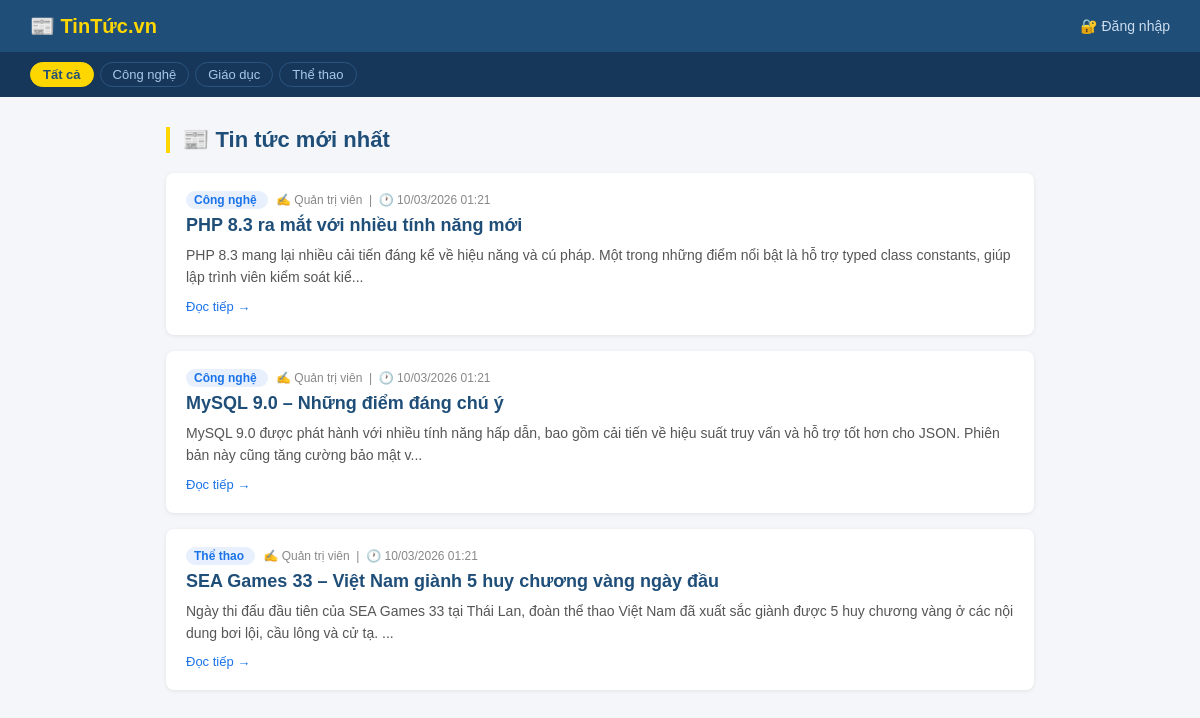
Screenshot of /lab03/news/index.php with the database file from the repository.
### tables this page shows
CREATE TABLE categories (
    id          INT AUTO_INCREMENT PRIMARY KEY,
    name        VARCHAR(100) NOT NULL,
    slug        VARCHAR(100) NOT NULL UNIQUE,
    description TEXT         DEFAULT NULL,
    created_at  TIMESTAMP    DEFAULT CURRENT_TIMESTAMP
);

CREATE TABLE posts (
    id           INT AUTO_INCREMENT PRIMARY KEY,
    category_id  INT          NOT NULL,
    title        VARCHAR(200) NOT NULL,
    slug         VARCHAR(200) NOT NULL UNIQUE,
    content      TEXT         NOT NULL,
    thumbnail    VARCHAR(255) DEFAULT NULL,
    status       ENUM('published','draft') DEFAULT 'draft',
    author_id    INT          NOT NULL,
    created_at   TIMESTAMP    DEFAULT CURRENT_TIMESTAMP,
    updated_at   TIMESTAMP    DEFAULT CURRENT_TIMESTAMP ON UPDATE CURRENT_TIMESTAMP,
    FOREIGN KEY (category_id) REFERENCES categories(id) ON DELETE RESTRICT,
    FOREIGN KEY (author_id)   REFERENCES users(id)      ON DELETE CASCADE
);

CREATE TABLE users (
    id           INT AUTO_INCREMENT PRIMARY KEY,
    username     VARCHAR(50)  NOT NULL UNIQUE,
    password     VARCHAR(255) NOT NULL,
    full_name    VARCHAR(100) DEFAULT NULL,
    email        VARCHAR(100) UNIQUE,
    role         ENUM('admin','user') DEFAULT 'user',
    created_at   TIMESTAMP DEFAULT CURRENT_TIMESTAMP
);

### lab03/functions.php (called while the page is built, shortened)
<?php
require_once __DIR__ . '/db.php';
function e($str) {
    return htmlspecialchars((string)$str, ENT_QUOTES, 'UTF-8');
}
function excerpt($text, $length = 150) {
    $text = strip_tags($text);
    return mb_substr($text, 0, $length) . '...';
}
function db_fetch_all($sql, $types = '', $params = []) {
    global $conn;
    $stmt = $conn->prepare($sql);
    $stmt->execute();
    $rows = $stmt->get_result()->fetch_all(MYSQLI_ASSOC);
    return $rows;
}
function get_all_categories() {
    return db_fetch_all("SELECT * FROM categories ORDER BY id");
}
function get_published_posts() {
    return db_fetch_all(
        "SELECT p.*, c.name AS cat_name, c.slug AS cat_slug, u.full_name AS author_name
         FROM posts p
         JOIN categories c ON p.category_id = c.id
         JOIN users      u ON p.author_id   = u.id
         WHERE p.status = 'published'
         ORDER BY p.created_at DESC"
    );
}

### lab03/news/index.php (the view, shortened to what this page needs)
<?php
require_once '../functions.php';
$categories = get_all_categories();
$posts      = get_published_posts();
?>
<!DOCTYPE html>
<html lang="vi">
<head>
</head>
<body>
<div class="navbar">
    <a class="brand" href="index.php">📰 TinTức.vn</a>
    <div class="right">
        <?php if (isset($_SESSION['user'])): ?>
            <a href="../dashboard.php">🏠 Dashboard</a> |
            <a href="../logout.php">🚪 Đăng xuất</a>
        <?php else: ?>
            <a href="../login.php">🔐 Đăng nhập</a>
        <?php endif; ?>
    </div>
</div>
<div class="cat-nav">
    <a href="index.php" class="active">Tất cả</a>
    <?php foreach ($categories as $cat): ?>
        <a href="category.php?slug=<?= e($cat['slug']) ?>"><?= e($cat['name']) ?></a>
    <?php endforeach; ?>
</div>
<div class="container">
    <h1>📰 Tin tức mới nhất</h1>
    <?php if (empty($posts)): ?>
        <div class="empty">Chưa có bài viết nào được đăng.</div>
    <?php else: ?>
        <?php foreach ($posts as $post): ?>
        <div class="post-card">
            <div class="post-meta">
                <a class="cat-tag" href="category.php?slug=<?= e($post['cat_slug']) ?>">
                    <?= e($post['cat_name']) ?>
                </a>
                ✍️ <?= e($post['author_name']) ?> &nbsp;|&nbsp;
                🕐 <?= date('d/m/Y H:i', strtotime($post['created_at'])) ?>
            </div>
            <h2><a href="detail.php?slug=<?= e($post['slug']) ?>"><?= e($post['title']) ?></a></h2>
            <p><?= e(excerpt($post['content'], 160)) ?></p>
            <a class="read-more" href="detail.php?slug=<?= e($post['slug']) ?>">Đọc tiếp →</a>
        </div>
        <?php endforeach; ?>
    <?php endif; ?>
</div>
</body>
</html>

### lab03/news/index.php (style rules this page uses)
* { box-sizing: border-box; margin: 0; padding: 0; }
body { font-family: Arial, sans-serif; background: #f5f6fa; color: #222; }
.navbar { background: #1F4E79; padding: 14px 30px; display: flex; align-items: center; gap: 20px; }
.navbar .brand { color: #FFD700; font-weight: bold; font-size: 20px; text-decoration: none; }
.navbar a { color: #cde; text-decoration: none; font-size: 14px; }
.navbar .right { margin-left: auto; }
.cat-nav { background: #16375a; padding: 10px 30px; display: flex; gap: 6px; flex-wrap: wrap; }
.cat-nav a { color: #aac8e8; text-decoration: none; font-size: 13px; padding: 4px 12px; border-radius: 14px; border: 1px solid #2a5580; }
.cat-nav a:hover, .cat-nav a.active { background: #FFD700; color: #1F4E79; border-color: #FFD700; font-weight: bold; }
.container { max-width: 900px; margin: 30px auto; padding: 0 16px; }
h1 { font-size: 22px; color: #1F4E79; margin-bottom: 20px; border-left: 4px solid #FFD700; padding-left: 12px; }
.post-card { background: #fff; border-radius: 8px; padding: 20px; margin-bottom: 16px; box-shadow: 0 1px 4px rgba(0,0,0,.08); transition: box-shadow .2s; }
.post-meta { font-size: 12px; color: #888; margin-bottom: 8px; }
.post-meta .cat-tag { background: #e8f0fe; color: #1a73e8; padding: 2px 8px; border-radius: 10px; margin-right: 8px; text-decoration: none; font-weight: bold; }
.post-card h2 { font-size: 18px; margin-bottom: 8px; }
.post-card h2 a { color: #1F4E79; text-decoration: none; }
.post-card p { font-size: 14px; color: #555; line-height: 1.6; }
.read-more { display: inline-block; margin-top: 10px; font-size: 13px; color: #1a73e8; text-decoration: none; }

### rows the page displays
categories: name "Công nghệ"
categories: name "Giáo dục"
categories: name "Thể thao"
posts: category.name "Công nghệ", author.full_name "Quản trị viên", created_at "10/03/2026 01:21", title "PHP 8.3 ra mắt với nhiều tính năng mới", content "PHP 8.3 mang lại nhiều cải tiến đáng kể về hiệu năng và cú pháp. Một trong những điểm nổi bật là hỗ trợ typed class constants, giúp lập trình viên kiểm soát kiể..."
posts: category.name "Công nghệ", author.full_name "Quản trị viên", created_at "10/03/2026 01:21", title "MySQL 9.0 – Những điểm đáng chú ý", content "MySQL 9.0 được phát hành với nhiều tính năng hấp dẫn, bao gồm cải tiến về hiệu suất truy vấn và hỗ trợ tốt hơn cho JSON. Phiên bản này cũng tăng cường bảo mật v..."
posts: category.name "Thể thao", author.full_name "Quản trị viên", created_at "10/03/2026 01:21", title "SEA Games 33 – Việt Nam giành 5 huy chương vàng ngày đầu", content "Ngày thi đấu đầu tiên của SEA Games 33 tại Thái Lan, đoàn thể thao Việt Nam đã xuất sắc giành được 5 huy chương vàng ở các nội dung bơi lội, cầu lông và cử tạ. ..."
